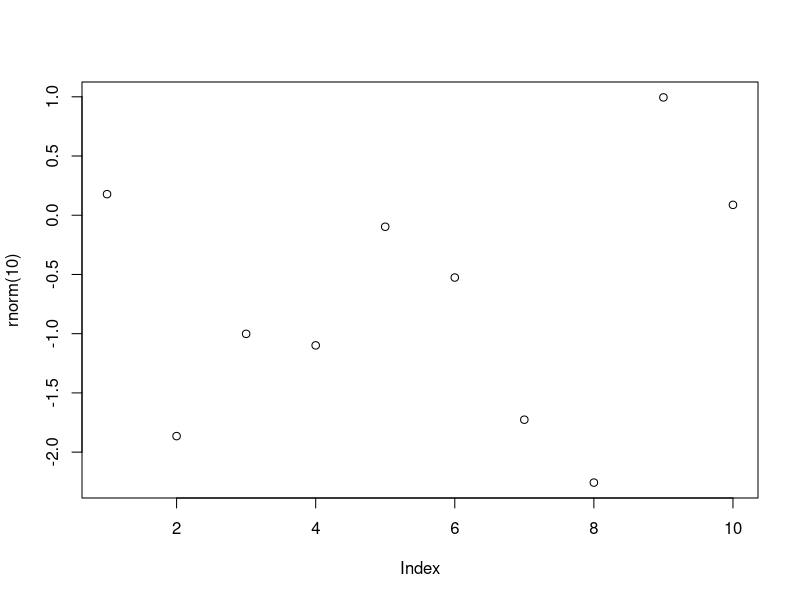

This chart was generated by the following R code: (Note: this script raises an error after producing the figure.)
# Funções

# Obs: Caso tenha problemas com a acentuação, consulte este link:
# https://support.rstudio.com/hc/en-us/articles/200532197-Character-Encoding

# Configurando o diretório de trabalho
# Coloque entre aspas o diretório de trabalho que você está usando no seu computador
# Não use diretórios com espaço no nome
setwd("C:/FCD/BigDataRAzure/Cap03")
getwd()

# Help
?sample
args(sample)
args(mean)
args(sd)

# Funções Built-in
abs(-43)
sum(c(1:5))
mean(c(1:5))
round(c(1.1:5.8))
rev(c(1:5))
seq(1:5)
sort(rev(c(1:5)))
append(c(1:5), 6)

vec1 <- c(1.5, 2.5, 8.4, 3.7, 6.3)
vec2 <- rev(vec1)
vec2


# Funções dentro de funções
plot(rnorm(10))
mean(c(abs(vec1), abs(vec2)))


# Criando funções
myfunc <- function(x) { x + x }
myfunc(10)
class(myfunc)

myfunc2 <- function(a, b) {
  valor = a ^ b
  print(valor)
}
myfunc2(3, 2)

jogando_dados <- function() {
  num <- sample(1:6, size = 1) #Local
  num
}

jogando_dados()


# Escopo
print(num)
num <- c(1:6)
num #Global


# Funções sem número definido de argumentos
vec1 <- (10:13)
vec2 <- c("a", "b", "c", "d")
vec3 <- c(6.5, 9.2, 11.9, 5.1)

myfunc3 <- function(...){
  df = data.frame(cbind(...))
  print(df)
}

myfunc3(vec1)

myfunc3(vec2, vec3)

myfunc3(vec1, vec2, vec3)


# Funções Built-in - Não tente recriar a roda
# Comparação de eficiência entre função vetorizada e função "vetorizada no R"

x <- 1:10000000

# Função que calcula a raiz quadrada de cada elemento de um vetor de números
meu_sqrt <- function(numeros) {
  resp <- numeric(length(numeros))
  for(i in seq_along(numeros)) {
    resp[i] <- sqrt(numeros[i])
  }
  return(resp)
}


system.time(x2a <- meu_sqrt(x))

system.time(x2b <- sqrt(x))

# Sua máquina pode apresentar resultado diferente por conta da precisão de cálculo do processador.
identical(x2a, x2b)



